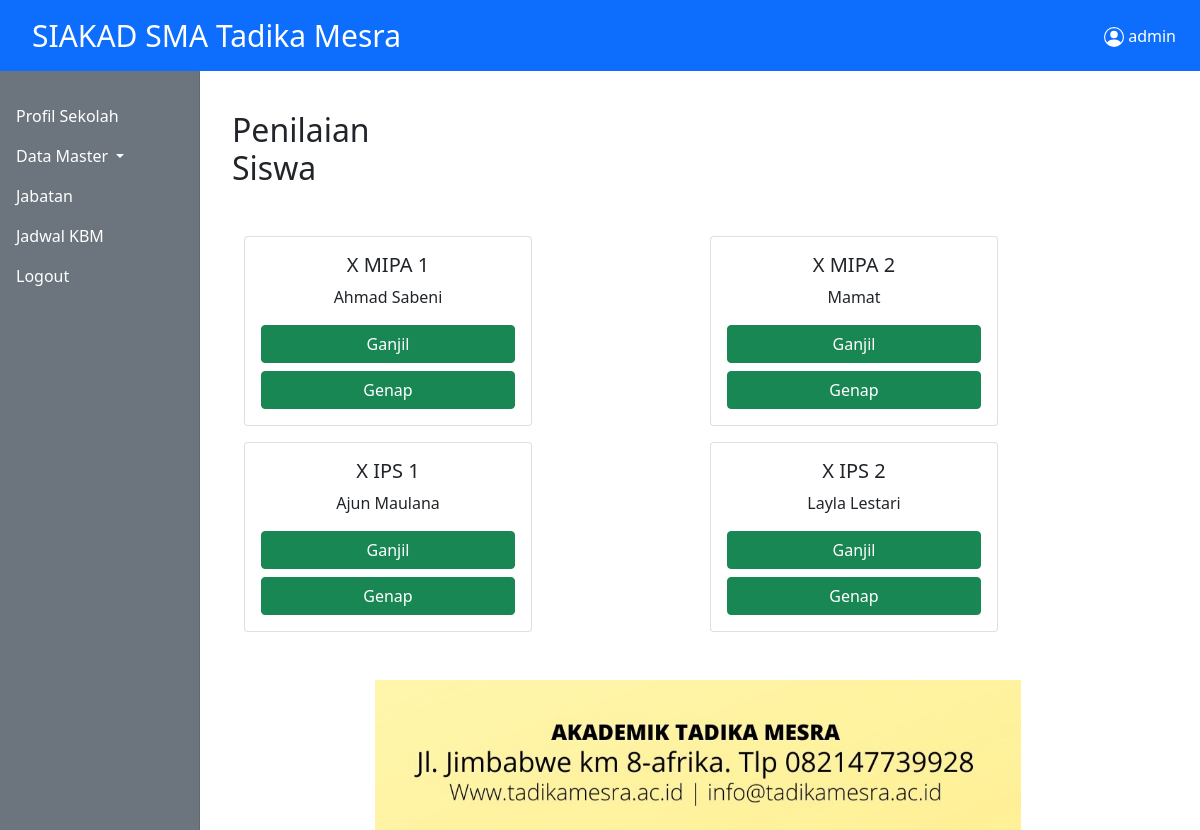
The page /guru/olah-nilai.php (signed in) on the database its author committed.
### tables this page shows
CREATE TABLE `data_kelas` (
  `id` int(11) NOT NULL,
  `kelas` varchar(50) NOT NULL,
  `walikelas` varchar(100) NOT NULL
);

### guru/olah-nilai.php (the view, shortened to what this page needs)
<?php
include_once '../database/koneksi.php';
include_once '../templates/header.php';
$sql = "SELECT * FROM data_kelas";
$exec = mysqli_query($koneksi,$sql);
?>
<div class="col-12">
       <div class="row">
            <div class="col-3" style="width:25%;">
                <strong>  <h2>Penilaian Siswa</h2>
                </strong>
				</div>
              </div>
              </div>
<br>
<div class="container">
 <div class="row">
 	<?php while($rows = mysqli_fetch_assoc($exec)):?>
      <div class="col-md mt-3">
        <div class="card" style="width: 18rem;">
          <div class="card-body" style="text-align:center;">
            <h5 class="card-title text-center" style="text-transform: uppercase;"><?= $rows["kelas"] ?></h5>
            <p class="card-text" style="text-transform: capitalize;"><?= $rows["walikelas"] ?></p>
            <div class="d-grid gap-2 col-6 mx-auto" style="width:100%;">
            <a href="nilai-siswa.php?kelas=<?= $rows["kelas"];?>&semester=ganjil" style="color: white; text-decoration:none;" class="btn btn-success">Ganjil</a>
             <a href="nilai-siswa.php?kelas=<?= $rows["kelas"];?>&semester=genap" style="color: white; text-decoration:none;" class="btn btn-success">Genap</a>
            </div>
          </div>
        </div>
      </div>
    <?php endwhile; ?>
</div>
</div>
<?php include_once '../templates/footer.php';?>

### rows shown on the page
data_kelas: kelas "X MIPA 1", walikelas "Ahmad Sabeni"
data_kelas: kelas "X MIPA 2", walikelas "Mamat"
data_kelas: kelas "X IPS 1", walikelas "Ajun Maulana"
data_kelas: kelas "X IPS 2", walikelas "Layla Lestari"

### other values the page prints
$user "admin"
